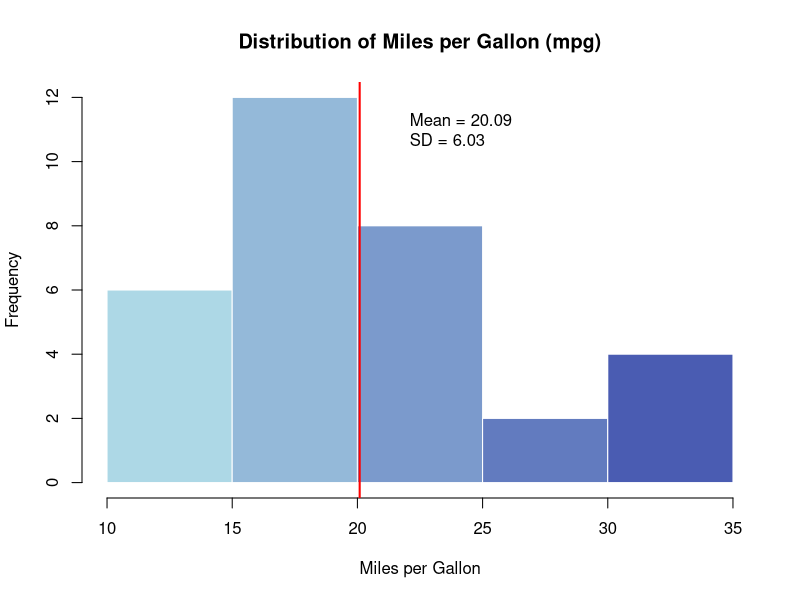

Generate this figure with R:
# Extract mpg values
mpg <- mtcars$mpg

# Compute statistics
mean_mpg <- mean(mpg)
sd_mpg <- sd(mpg)

# Create histogram data (without plotting yet)
h <- hist(
  mpg,
  breaks = 8,                         # Number of bins (you can adjust)
  col = colorRampPalette(c("lightblue", "darkblue"))(8), # Shades of blue
  main = "Distribution of Miles per Gallon (mpg)",
  xlab = "Miles per Gallon",
  ylab = "Frequency",
  border = "white"
)

# Add vertical line for mean
abline(v = mean_mpg, col = "red", lwd = 2)

# Add text with mean and SD
text(
  x = mean_mpg + 2,
  y = max(h$counts) - 1,
  labels = paste0(
    "Mean = ", round(mean_mpg, 2),
    "\nSD = ", round(sd_mpg, 2)
  ),
  col = "black",
  adj = 0
)
